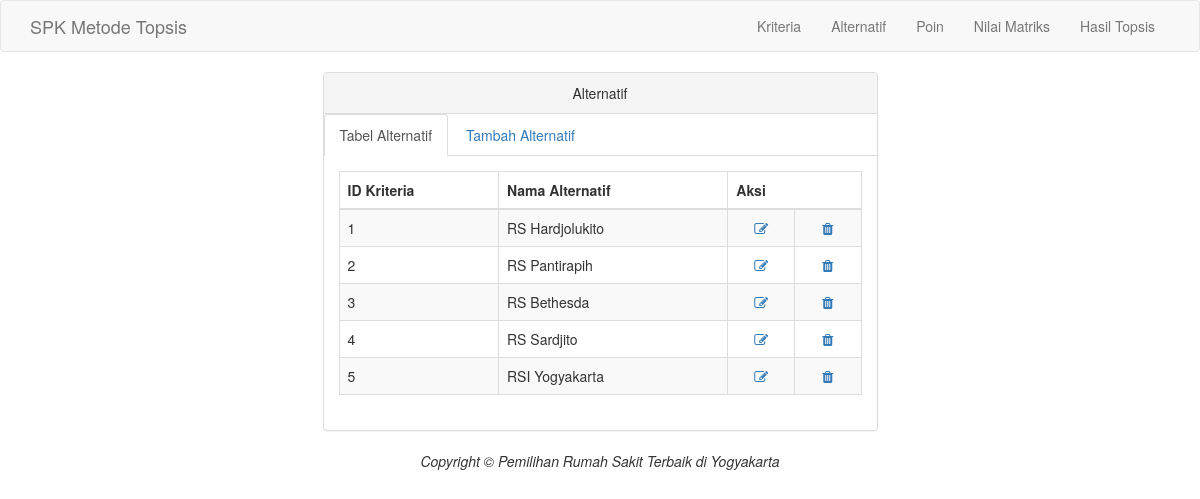
The page /alternatif.php on the database its author committed.
### tables this page shows
CREATE TABLE `tab_alternatif` (
  `id_alternatif` varchar(10) NOT NULL,
  `nama_alternatif` varchar(50) NOT NULL
);

### alternatif.php (the view, shortened to what this page needs)
<?php
include ("koneksi.php");
 ?>
<!DOCTYPE html>
<html>
  <head>
    <link href="tampilan/css/bootstrap.min.css" rel="stylesheet">
    <link href="tampilan/font-awesome/css/font-awesome.min.css" rel="stylesheet" type="text/css">
  </head>
  <body>
    <nav class="navbar navbar-default navbar-custom">
      <div class="container">
        <div class="navbar-header">
          <a class="navbar-brand" href="index.php">SPK Metode Topsis</a>
        </div>
        <div class="collapse navbar-collapse">
          <ul class="nav navbar-nav navbar-right">
            <li>
              <a href="kriteria.php">Kriteria</a>
            </li>
            <li>
              <a href="alternatif.php">Alternatif</a>
            </li>
            <li>
              <a href="poin.php">Poin</a>
            </li>
            <li>
              <a href="nilmat.php">Nilai Matriks</a>
            </li>
            <li>
              <a href="hastop.php">Hasil Topsis</a>
            </li>
          </ul>
        </div>
      </div>
    </nav>
    <div class="container">
      <div class="row">
        <div class="col-lg-6 col-lg-offset-3">
            <div class="panel panel-default">
                <div class="panel-heading text-center">
                    Alternatif
                </div>
                <ul class="nav nav-tabs">
                    <li class="active">
                      <a href="alternatif.php" data-toggle="tab">Tabel Alternatif</a>
                    </li>
                    <li>
                      <a href="alternatiftambah.php" data-toggle="tab">Tambah Alternatif</a>
                    </li>
                </ul>
                <div class="panel-body">
                    <div class="tab-content">
                      <div class="">
                        <table class="table table-striped table-bordered table-hover">
                          <thead >
                            <tr>
                              <th>ID Kriteria</th>
                              <th>Nama Alternatif</th>
                              <th colspan="2">Aksi</th>
                            </tr>
                          </thead>
                          <tbody>
                            <?php
                            $sql = $koneksi->query('SELECT * FROM tab_alternatif');
                            while ($row = $sql->fetch_array()) {
                            ?>
                            <tr>
                              <td><?php echo $row[0] ?></td>
                              <td><?php echo $row[1] ?></td>
                              <td align="center"><a href="editalternatif.php?id_alternatif=<?php echo $row['id_alternatif'] ?>"><i class="fa fa-edit fa-fw"></i> </td>
                              <td align="center"><a href="hapusalternatif.php?id_alternatif=<?php echo $row['id_alternatif'] ?>"><i class="fa fa-trash fa-fw"></i> </td>
                            </tr>
                            <?php } ?>
                          </tbody>
                        </table>
                      </div>
                    </div>
                </div>
            </div>
        </div>
      </div>
    </div>
    <footer class="text-center">
      <div class="footer-below">
        <div class="container">
          <div class="row">
            <div class="col-lg-12">
              <em>Copyright &copy; Pemilihan Rumah Sakit Terbaik di Yogyakarta</em>
            </div>
          </div>
        </div>
      </div>
    </footer>
  </body>
</html>

### rows shown on the page
tab_alternatif: id_alternatif "1", nama_alternatif "RS Hardjolukito"
tab_alternatif: id_alternatif "2", nama_alternatif "RS Pantirapih"
tab_alternatif: id_alternatif "3", nama_alternatif "RS Bethesda"
tab_alternatif: id_alternatif "4", nama_alternatif "RS Sardjito"
tab_alternatif: id_alternatif "5", nama_alternatif "RSI Yogyakarta"
